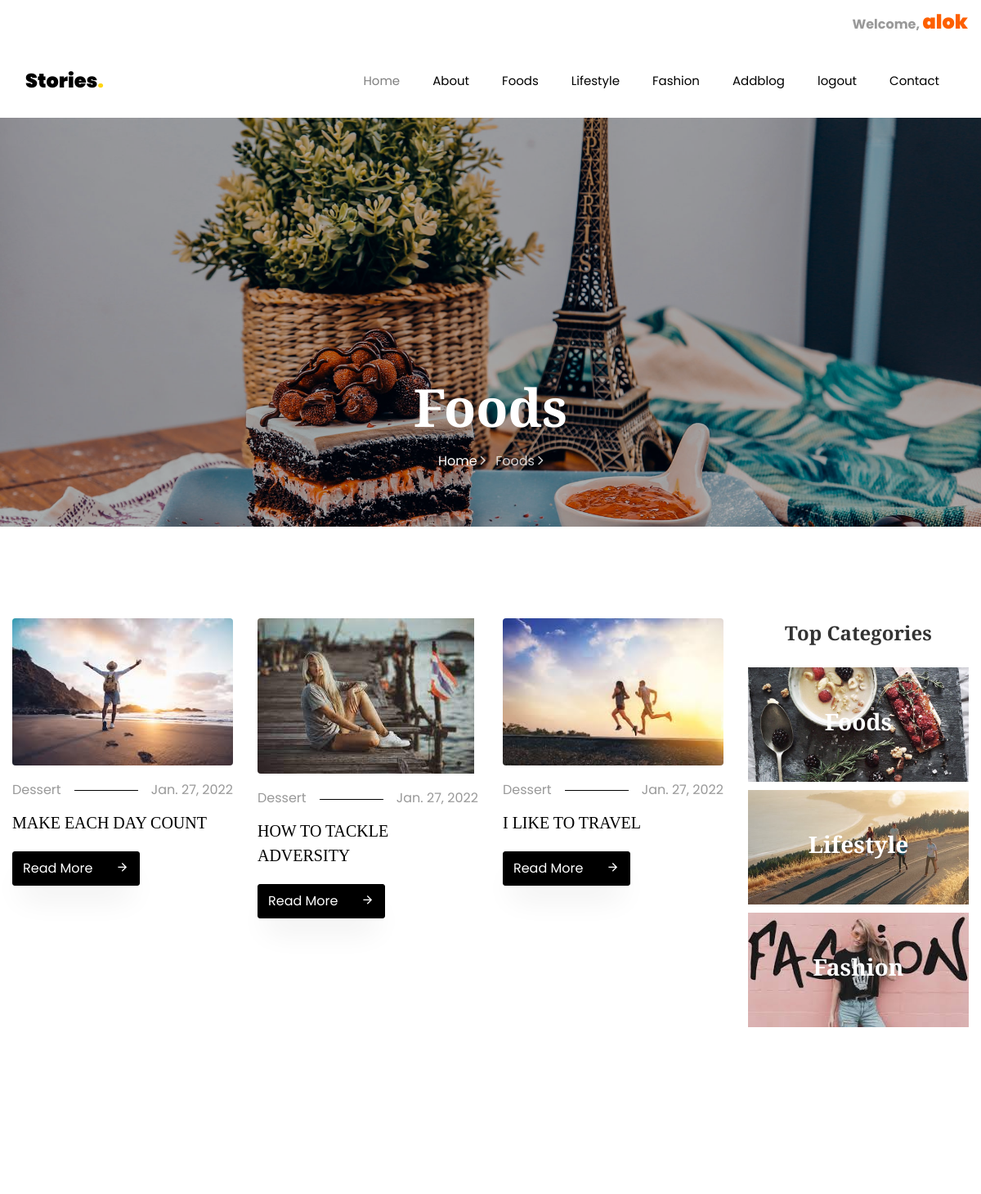
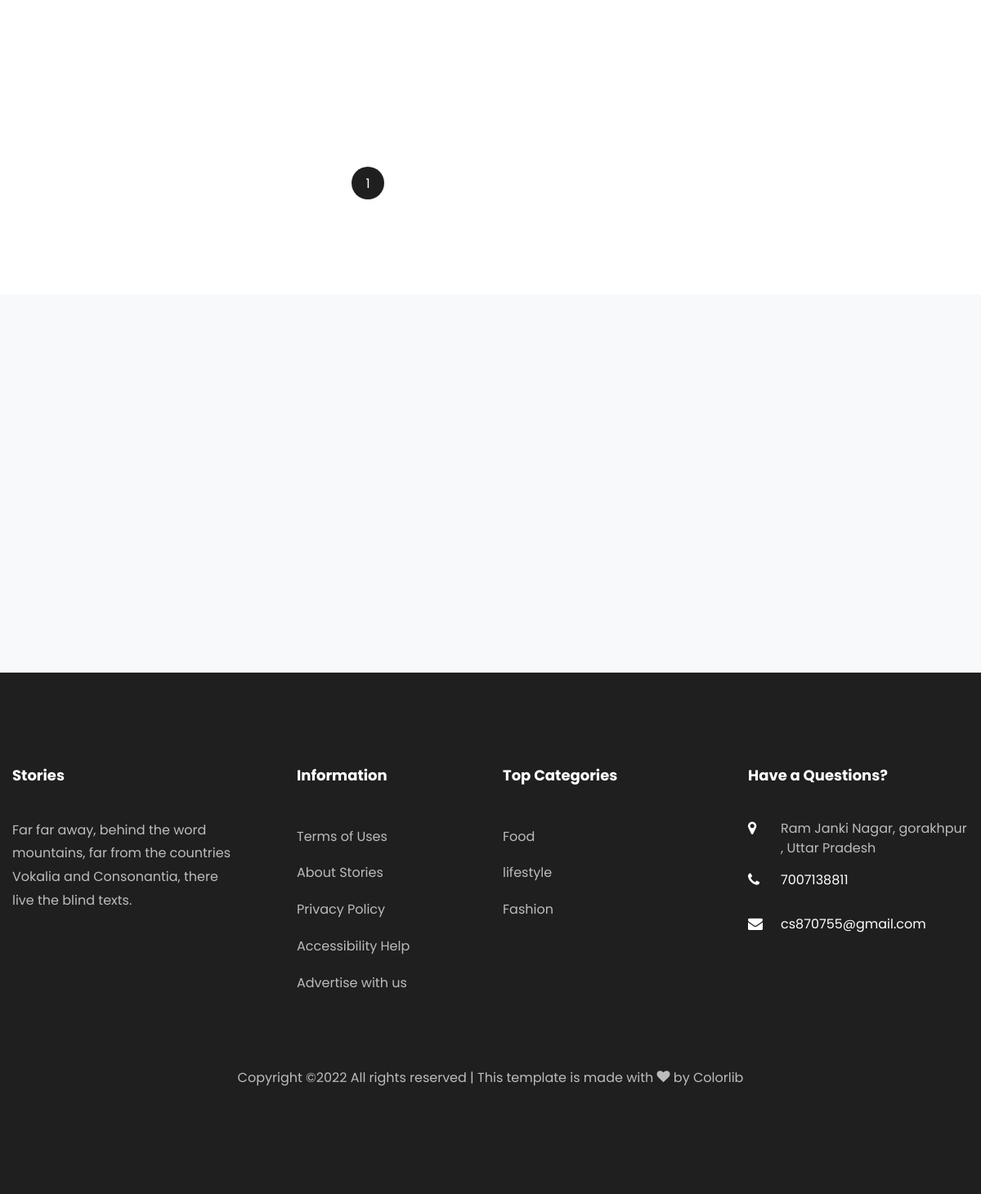
Screenshot of /foods/2/ (signed in) with the database file from the repository (2 pictures, top to bottom).
### blog/models.py (models this page shows, shortened)
class Blog(models.Model):
    cat=models.ForeignKey(category,on_delete=models.CASCADE,null=True)
    usr=models.ForeignKey(User,on_delete=models.CASCADE,null=True)
    title=models.CharField(max_length=100,null=True)
    sdes=models.TextField(null=True)
    long_des = models.TextField(null=True)
    images=models.FileField(null=True)
    date = models.DateField(null=True)

### blog/views.py (the view)
# urls.py: path('foods/<int:cid>/', foods, name='foods'),
def foods(request,cid):
    catdata=category.objects.get(id=cid)
    foodblog=Blog.objects.filter(cat=catdata)
    paginator=Paginator(foodblog,6)
    page=request.GET.get('page',1)
    try:
        blog=paginator.page(page)
    except PageNotAnInteger:
        blog=paginator.page(1)
    except EmptyPage:
        blog=paginator.page(paginator.num_pages)
    d={"foodblog":blog}
    return render(request, 'foods.html',d)

### blog/templates/foods.html (shortened to what this page needs)
{% extends 'base.html' %}
	{% load static %}
	{% block body %}
    <section class="hero-wrap hero-wrap-2" style="background-image: url({% static 'images/bg_4.jpg' %});">
      <div class="overlay"></div>
      <div class="container">
        <div class="row no-gutters slider-text align-items-end justify-content-center">
          <div class="col-md-9 ftco-animate pb-5 text-center">
            <h1 class="mb-3 bread">Foods</h1>
            <p class="breadcrumbs"><span class="mr-2"><a href="index.html">Home <i class="ion-ios-arrow-forward"></i></a></span> <span>Foods <i class="ion-ios-arrow-forward"></i></span></p>
          </div>
        </div>
      </div>
    </section>
    <section class="ftco-section">
    	<div class="container">
        <div class="row">
        	<div class="col-lg-9">
        		<div class="row">
                    {% for i in foodblog %}
        			<div class="col-md-4 ftco-animate">
    						<div class="blog-entry">
		    					<a href="{% url 'blog_detail' i.id %}" class="img-2"><img src={{ i.images.url}} class="img-fluid" alt="Colorlib Template"></a>
			    				<div class="text pt-3">
	    							<p class="meta d-flex"><span class="pr-3">Dessert</span><span class="ml-auto pl-3">{{i.date}}</span></p>
	    							<h3><a href="{% url 'blog_detail' i.id %}">{{i.title}}</a></h3>
	    							<p class="mb-0"><a href="{% url 'blog_detail' i.id %}" class="btn btn-black py-2">Read More <span class="icon-arrow_forward ml-4"></span></a></p>
	    						</div>
		    				</div>
    					</div>
                    {% endfor %}
        		</div>
        		<div class="row mt-5">
		          <div class="col text-center">
		            <div class="block-27">
						{% for i in foodblog.paginator.page_range %}
		              <ul>
						  {% if foodblog.number == i %}
		               <a href="?page={{i}}"><li class="active" class="row"><span>{{i}}</span></li></a>
						  {% else %}
						   <a href="?page={{i}}"><li class="page-item" class="row"><span>{{i}}</span></li></a>
						  {% endif %}
					  </ul>
						{% endfor %}
		            </div>
		          </div>
		        </div>
        	</div>
        	<div class="col-lg-3">
	            <div class="sidebar-box categories text-center ftco-animate">
			          <h2 class="heading mb-4"> Top Categories</h2>
			          <ul class="category-image">
			          	<li>
			          		<a href="{% url 'foods' 1 %}" class="img d-flex align-items-center justify-content-center text-center" style="background-image: url({% static 'images/category-1.jpg' %});">
			          			<div class="text">
			          				<h3>Foods</h3>
			          			</div>
			          		</a>
			          	</li>
			          	<li>
			          		<a href="{% url 'lifestyle' 2 %}" class="img d-flex align-items-center justify-content-center text-center" style="background-image: url({% static 'images/lifestyleback.jpeg' %});">
			          			<div class="text">
			          				<h3>Lifestyle</h3>
			          			</div>
			          		</a>
			          	</li>
			          	<li>
			          		<a href="{% url 'fashion' 3 %}" class="img d-flex align-items-center justify-content-center text-center" style="background-image: url({% static 'images/fashion_theme.jpeg' %});">
			          			<div class="text">
			          				<h3>Fashion</h3>
			          			</div>
			          		</a>
			          	</li>
			          </ul>
	        		</div>
            </div>
        	</div>
        </div>
    </section>
	{% endblock %}

### blog/templates/base.html (shortened to what this page needs)
<!DOCTYPE html>
<html lang="en">
  <head>
	  {% load static %}
    <link rel="stylesheet" href="{% static 'css/open-iconic-bootstrap.min.css' %}">
    <link rel="stylesheet" href="{% static 'css/animate.css' %}">
    <link rel="stylesheet" href="{% static 'css/owl.carousel.min.css' %}">
    <link rel="stylesheet" href="{% static 'css/owl.theme.default.min.css' %}">
    <link rel="stylesheet" href="{% static 'css/magnific-popup.css' %}">
    <link rel="stylesheet" href="{% static 'css/aos.css' %}">
    <link rel="stylesheet" href="{% static 'css/ionicons.min.css' %}">
    <link rel="stylesheet" href="{% static 'css/flaticon.css' %}">
    <link rel="stylesheet" href="{% static 'css/icomoon.css' %}">
    <link rel="stylesheet" href="{% static 'css/style.css' %}">
  </head>
  <body>
  {% if user.is_authenticated %}
  <div class="top-header">
    <div class="row">
      <div class="col-lg-12 text-right text-lg-right">
        <ul class="navbar-nav ml-auto">
          <div style="text-align:right;" >
         <li class="list-inline-item-last" style="text-align:right;"> <b>Welcome, </b><a  class="navbar-brand" href="{% url 'dashboard' 'MyBlog' %}">{{request.user.first_name}}</a></li>
          </div>
        </ul>
      </div>
    </div>
  </div>
  {% endif %}
	  <nav class="navbar navbar-expand-lg navbar-dark bg-dark ftco-navbar-light" id="ftco-navbar">
	    <div class="container">
	      <a class="navbar-brand" href="index.html">Stories<span>.</span></a>
	      <div class="collapse navbar-collapse" id="ftco-nav">
	        <ul class="navbar-nav ml-auto">
	          <li class="nav-item active"><a href="{% url 'home' %}" class="nav-link">Home</a></li>
	          <li class="nav-item"><a href="{% url 'about' %}" class="nav-link">About</a></li>
	          <li class="nav-item"><a href="{% url 'foods' 1 %}" class="nav-link">Foods</a></li>
	          <li class="nav-item"><a href="{% url 'lifestyle' 2 %}" class="nav-link">Lifestyle</a></li>
               <li class="nav-item"><a href="{% url 'fashion' 3 %}" class="nav-link">Fashion</a></li>
              <li class="nav-item"><a href="{% url 'add_blog' %}" class="nav-link">Addblog</a></li>
                 {% if request.user.is_authenticated %}
              <li class="nav-item"><a href="{% url 'logout' %}" class="nav-link">logout</a></li>
                {% endif %}
	          <li class="nav-item"><a href="{% url 'contact' %}" class="nav-link">Contact</a></li>
	        </ul>
	      </div>
	    </div>
	  </nav>
  {% block body %}
  {% endblock %}
  <section class="ftco-subscribe ftco-section bg-light">
      <div class="overlay">
        <div class="container">
          <div class="row d-flex justify-content-center">
          </div>
        </div>
      </div>
    </section>
    <footer class="ftco-footer ftco-footer-2 ftco-section">
      <div class="container">
        <div class="row mb-5">
          <div class="col-md">
            <div class="ftco-footer-widget mb-4">
              <h2 class="ftco-heading-2">Stories</h2>
              <p>Far far away, behind the word mountains, far from the countries Vokalia and Consonantia, there live the blind texts.</p>
              <ul class="ftco-footer-social list-unstyled float-md-left float-lft mt-5">
              </ul>
            </div>
          </div>
          <div class="col-md">
            <div class="ftco-footer-widget mb-4 ml-md-5">
              <h2 class="ftco-heading-2">Information</h2>
              <ul class="list-unstyled">
                <li><a href="#" class="py-2 d-block">Terms of Uses</a></li>
                <li><a href="#" class="py-2 d-block">About Stories</a></li>
                <li><a href="#" class="py-2 d-block">Privacy Policy</a></li>
                <li><a href="#" class="py-2 d-block">Accessibility Help</a></li>
                <li><a href="#" class="py-2 d-block">Advertise with us</a></li>
              </ul>
            </div>
          </div>
          <div class="col-md">
             <div class="ftco-footer-widget mb-4">
              <h2 class="ftco-heading-2"> Top Categories</h2>
              <ul class="list-unstyled">
                <li><a href="{% url 'foods' 1 %}" class="py-2 d-block">Food</a></li>
                <li><a href="{% url 'lifestyle' 2 %}" class="py-2 d-block">lifestyle</a></li>
                <li><a href="{% url 'fashion' 3 %}" class="py-2 d-block">Fashion</a></li>
              </ul>
            </div>
          </div>
          <div class="col-md">
            <div class="ftco-footer-widget mb-4">
            	<h2 class="ftco-heading-2">Have a Questions?</h2>
            	<div class="block-23 mb-3">
	              <ul>
	                <li><span class="icon icon-map-marker"></span><span class="text">Ram Janki Nagar, gorakhpur , Uttar Pradesh</span></li>
	                <li><a href="#"><span class="icon icon-phone"></span><span class="text">7007138811</span></a></li>
	                <li><a href="#"><span class="icon icon-envelope"></span><span class="text">cs870755@gmail.com</span></a></li>
	              </ul>
	            </div>
            </div>
          </div>
        </div>
        <div class="row">
          <div class="col-md-12 text-center">
            <p>
  Copyright &copy;<script>document.write(new Date().getFullYear());</script> All rights reserved | This template is made with <i class="icon-heart color-danger" aria-hidden="true"></i> by <a href="https://colorlib.com" target="_blank">Colorlib</a>
  </p>
          </div>
        </div>
      </div>
    </footer>
  </body>
</html>

### blog/static/css/icomoon.css (style rules this page uses)
[class^="icon-"], [class*=" icon-"] { font-family: 'icomoon' !important; speak: none; font-style: normal; font-weight: normal; font-variant: normal; text-transform: none; line-height: 1; -webkit-font-smoothing: antialiased; -moz-osx-font-smoothing: grayscale; }
.icon-heart:before { content: "\f004"; }
.icon-map-marker:before { content: "\f041"; }
.icon-phone:before { content: "\f095"; }
.icon-envelope:before { content: "\f0e0"; }
.icon-arrow_forward:before { content: "\e5c8"; }

### rows the page displays
Blog: images (picture), date "Jan. 27, 2022", title "MAKE EACH DAY COUNT"
Blog: images (picture), date "Jan. 27, 2022", title "HOW TO TACKLE ADVERSITY"
Blog: images (picture), date "Jan. 27, 2022", title "I LIKE TO TRAVEL"

### other values shown
{{ request.user.first_name }} "alok"
{{ i }} "1"
